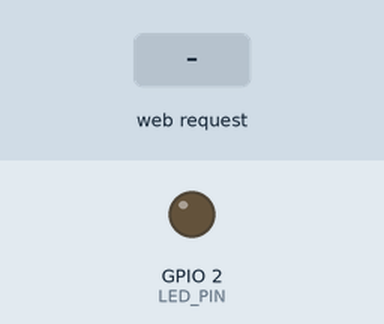
This sketch was run on a simulated ESP32. On the bench: output pins drawn as LEDs (lit = HIGH). The inputs (shaded band) are chosen by the test bench. WiFi joins after 1.5 s; servers stay silent unless stated; what the sketch prints to the serial monitor is not drawn.

Above: at 2.7 s.
2.8 s: HTTP request GET /set?bright=1 received
At 3.3 s:
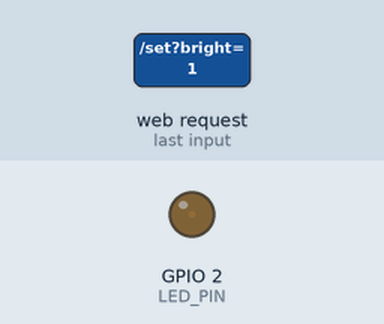
4.3 s: HTTP request GET /set?bright=120 received
At 5.7 s:
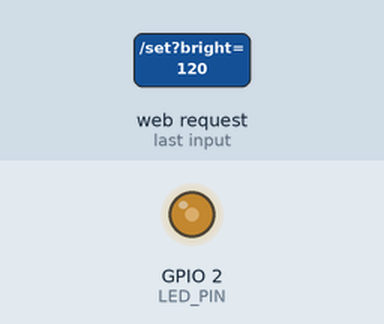
Timing chart, 0 to 7.3 s (numbered marks = the images above; inputs shaded):
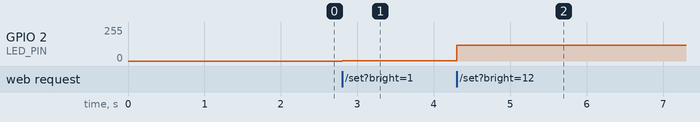

Measured:
- after the input at 2.8 s, GPIO 2 (LED_PIN): 0/255 → 1/255 at once
- after the input at 4.3 s, GPIO 2 (LED_PIN): 1/255 → 120/255 at once

The sketch:

ex07.ino
```cpp
#include <WiFi.h>
#include <WebServer.h>

const char* ssid     = "24";
const char* password = "12345678";

WebServer server(80);

#define LED_PIN  2
int ledBrightness = 0;

void connectWiFi() {
  Serial.begin(115200);
  WiFi.begin(ssid, password);
  Serial.print("正在连接WiFi: ");
  Serial.println(ssid);

  while (WiFi.status() != WL_CONNECTED) {
    delay(500);
    Serial.print(".");
  }

  Serial.println("\nWiFi连接成功！");
  Serial.print("网页地址: http://");
  Serial.println(WiFi.localIP());
}

void handleRoot() {
  String html = R"HTML(
<!DOCTYPE html>
<html lang="zh-CN">
<head>
    <meta charset="UTF-8">
    <title>ESP32无极调光器</title>
    <meta name="viewport" content="width=device-width, initial-scale=1.0">
    <style>
        body {text-align: center; margin-top: 60px; font-family: Arial;}
        .slider {width: 320px; height: 12px;}
        .value {font-size: 24px; color: #007bff; font-weight: bold;}
    </style>
</head>
<body>
    <h2>ESP32 LED无极调光</h2>
    <p>当前亮度值：<span id="brightVal" class="value">0</span></p>
    <input type="range" id="dimmer" min="0" max="255" value="0" class="slider">
    <script>
        const slider = document.getElementById('dimmer');
        const valText = document.getElementById('brightVal');
        slider.addEventListener('input', function() {
            const val = this.value;
            valText.textContent = val;
            fetch(`/set?bright=${val}`);
        });
    </script>
</body>
</html>
)HTML";
  server.send(200, "text/html", html);
}

void handleSetBright() {
  if (server.hasArg("bright")) {
    ledBrightness = server.arg("bright").toInt();
    ledBrightness = constrain(ledBrightness,0,255);
    analogWrite(LED_PIN, ledBrightness);
    server.send(200,"text/plain","OK");
  }else{
    server.send(400,"text/plain","ERROR");
  }
}

void setup() {
  pinMode(LED_PIN, OUTPUT);
  analogWrite(LED_PIN, 0);
  connectWiFi();
  server.on("/", handleRoot);
  server.on("/set", handleSetBright);
  server.begin();
  Serial.println("服务器启动成功");
}

void loop() {
  server.handleClient();
}
```
